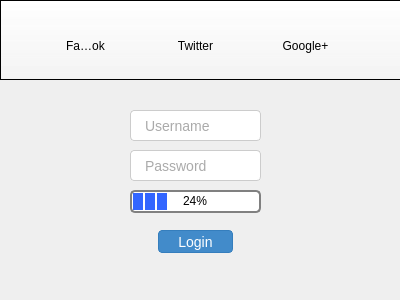
<?xml version="1.0" encoding="UTF-8"?>
<ui version="4.0">
 <class>Dialog</class>
 <widget class="QDialog" name="Dialog">
  <property name="geometry">
   <rect>
    <x>0</x>
    <y>0</y>
    <width>400</width>
    <height>300</height>
   </rect>
  </property>
  <property name="windowTitle">
   <string>Dialog</string>
  </property>
  <property name="styleSheet">
   <string notr="true">QLineEdit{
padding: 6px 12px;
font-size: 14px;
color: #555;
background-color:#fff;
border: 1px solid #ccc;
border-radius: 4px;
}

QLineEdit:focus{
border-color: #56afe9;
}</string>
  </property>
  <widget class="QFrame" name="frame">
   <property name="geometry">
    <rect>
     <x>0</x>
     <y>0</y>
     <width>411</width>
     <height>80</height>
    </rect>
   </property>
   <property name="styleSheet">
    <string notr="true">QFrame{
background-color: qlineargradient(spread:pad, x1:1, y1:1, x2:1, y2:0, stop:0 rgba(250, 250, 250, 90), stop:1 rgba(255, 255, 255, 255));
border-bottom: 1px solid darkgrey;
}

QToolButton {
background-color: transparent;
border: none;
}

QToolButton:checked, QToolButton:pressed {
background-color: rgb(193,210,238);
border: 1px solid rgb(60,127,177);
}

QToolButton:hover {
background-color : rgb(224,232,246);
}

QToolButton:checked:hover {
background-color : rgb(193,210,238);
}</string>
   </property>
   <property name="frameShape">
    <enum>QFrame::StyledPanel</enum>
   </property>
   <property name="frameShadow">
    <enum>QFrame::Raised</enum>
   </property>
   <widget class="QToolButton" name="facebook">
    <property name="geometry">
     <rect>
      <x>60</x>
      <y>20</y>
      <width>51</width>
      <height>51</height>
     </rect>
    </property>
    <property name="text">
     <string>Facebook</string>
    </property>
    <property name="icon">
     <iconset resource="icons/icons.qrc">
      <normaloff>:/facebook.png</normaloff>:/facebook.png</iconset>
    </property>
    <property name="iconSize">
     <size>
      <width>32</width>
      <height>32</height>
     </size>
    </property>
    <property name="checkable">
     <bool>true</bool>
    </property>
    <property name="autoExclusive">
     <bool>true</bool>
    </property>
    <property name="toolButtonStyle">
     <enum>Qt::ToolButtonTextUnderIcon</enum>
    </property>
   </widget>
   <widget class="QToolButton" name="twitter">
    <property name="geometry">
     <rect>
      <x>170</x>
      <y>20</y>
      <width>51</width>
      <height>51</height>
     </rect>
    </property>
    <property name="text">
     <string>Twitter</string>
    </property>
    <property name="icon">
     <iconset resource="icons/icons.qrc">
      <normaloff>:/twitter.png</normaloff>:/twitter.png</iconset>
    </property>
    <property name="iconSize">
     <size>
      <width>32</width>
      <height>32</height>
     </size>
    </property>
    <property name="checkable">
     <bool>true</bool>
    </property>
    <property name="autoExclusive">
     <bool>true</bool>
    </property>
    <property name="toolButtonStyle">
     <enum>Qt::ToolButtonTextUnderIcon</enum>
    </property>
   </widget>
   <widget class="QToolButton" name="googleplus">
    <property name="geometry">
     <rect>
      <x>280</x>
      <y>20</y>
      <width>51</width>
      <height>51</height>
     </rect>
    </property>
    <property name="text">
     <string>Google+</string>
    </property>
    <property name="icon">
     <iconset resource="icons/icons.qrc">
      <normaloff>:/googleplus.png</normaloff>:/googleplus.png</iconset>
    </property>
    <property name="iconSize">
     <size>
      <width>32</width>
      <height>32</height>
     </size>
    </property>
    <property name="checkable">
     <bool>true</bool>
    </property>
    <property name="autoExclusive">
     <bool>true</bool>
    </property>
    <property name="toolButtonStyle">
     <enum>Qt::ToolButtonTextUnderIcon</enum>
    </property>
   </widget>
  </widget>
  <widget class="QLineEdit" name="username">
   <property name="geometry">
    <rect>
     <x>130</x>
     <y>110</y>
     <width>131</width>
     <height>31</height>
    </rect>
   </property>
   <property name="text">
    <string/>
   </property>
   <property name="alignment">
    <set>Qt::AlignLeading|Qt::AlignLeft|Qt::AlignVCenter</set>
   </property>
   <property name="placeholderText">
    <string>Username</string>
   </property>
  </widget>
  <widget class="QProgressBar" name="progressBar">
   <property name="geometry">
    <rect>
     <x>130</x>
     <y>190</y>
     <width>131</width>
     <height>23</height>
    </rect>
   </property>
   <property name="styleSheet">
    <string notr="true">QProgressBar{
border: 2px solid grey;
border-radius: 5px;
text-align: center;
}

QProgressBar:chunk{
background-color: #3366ff;
width: 10px;
margin: 1px;
}</string>
   </property>
   <property name="value">
    <number>24</number>
   </property>
  </widget>
  <widget class="QPushButton" name="Login">
   <property name="geometry">
    <rect>
     <x>158</x>
     <y>230</y>
     <width>75</width>
     <height>23</height>
    </rect>
   </property>
   <property name="styleSheet">
    <string notr="true">QPushButton {
font-size: 14px;
border: 1px solid transparent;
border-radius: 4px;
color: #fff;
background-color: #428bca;
border-color: #357ebd;
}

QPushButtonHover {
color: #fff;
background-color: #3071a9;
border-color: #285e8e;
}</string>
   </property>
   <property name="text">
    <string>Login</string>
   </property>
  </widget>
  <widget class="QLineEdit" name="username_2">
   <property name="geometry">
    <rect>
     <x>130</x>
     <y>150</y>
     <width>131</width>
     <height>31</height>
    </rect>
   </property>
   <property name="text">
    <string/>
   </property>
   <property name="echoMode">
    <enum>QLineEdit::Password</enum>
   </property>
   <property name="alignment">
    <set>Qt::AlignLeading|Qt::AlignLeft|Qt::AlignVCenter</set>
   </property>
   <property name="placeholderText">
    <string>Password</string>
   </property>
  </widget>
 </widget>
 <resources>
  <include location="icons/icons.qrc"/>
 </resources>
 <connections/>
</ui>
